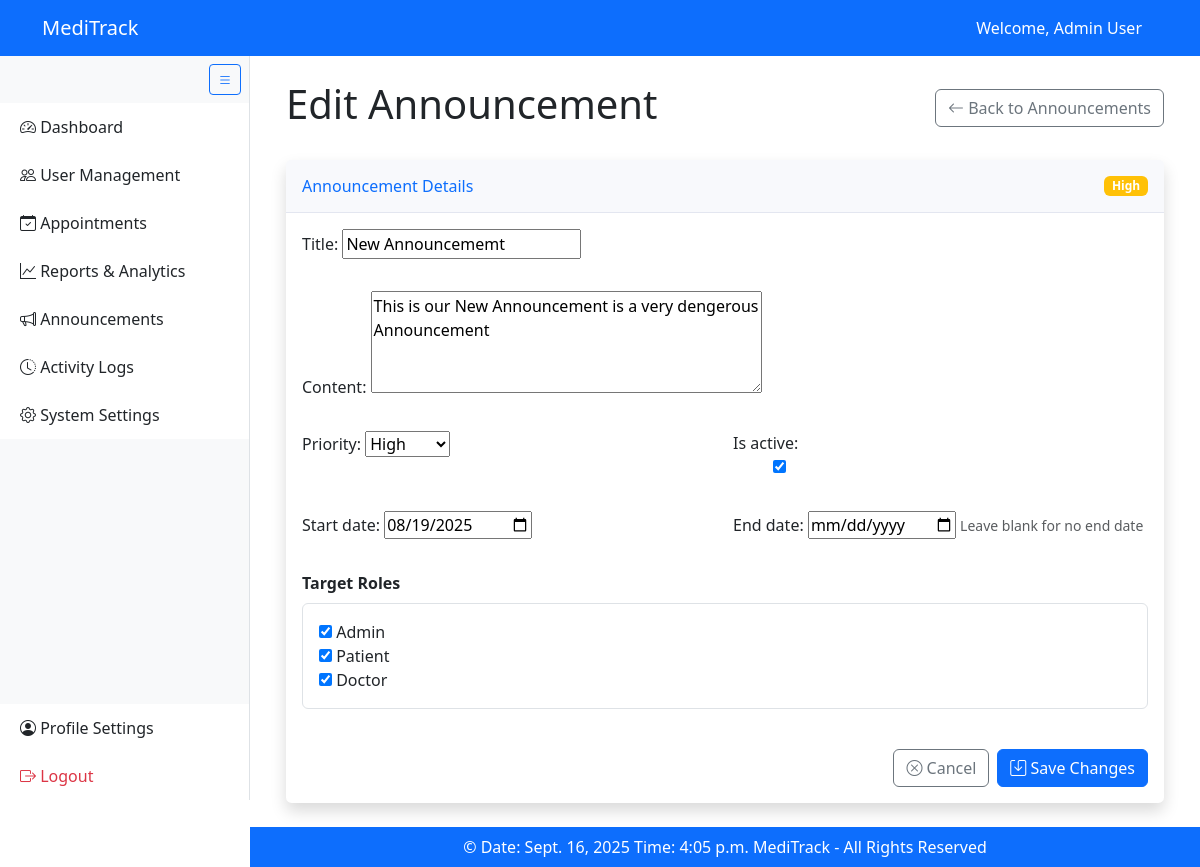
Screenshot of /edit_announcement/3/ (signed in) with the database file from the repository.
### MediTrackApp/models.py (models this page shows, shortened)
class User(AbstractUser):
    ROLE_CHOICES = [
        ("admin", "Admin"),
        ("patient", "Patient"),
        ("doctor", "Doctor"),
    ]
    GENDER_CHOICES = [
        ("M", "Male"),
        ("F", "Female"),
        ("O", "Other"),
    ]
    phone_number = PhoneNumberField(region="PK", blank=True)
    gender = models.CharField(max_length=10, choices=GENDER_CHOICES, blank=True)
    date_of_birth = models.DateField(null=True, blank=True)
    profile_pic = models.ImageField(upload_to="profile_pics/", validators=[validate_file_extension], blank=True, null=True)
    role = models.CharField(max_length=50, choices=ROLE_CHOICES, default="patient")
    is_active = models.BooleanField(default=True)

class Announcement(models.Model):
    PRIORITY_CHOICES = [
        ('low', 'Low'),
        ('medium', 'Medium'),
        ('high', 'High'),
        ('urgent', 'Urgent'),
    ]
    title = models.CharField(max_length=200)
    content = models.TextField()
    created_by = models.ForeignKey(User, on_delete=models.CASCADE)
    created_at = models.DateTimeField(auto_now_add=True)
    updated_at = models.DateTimeField(auto_now=True)
    is_active = models.BooleanField(default=True)
    priority = models.CharField(max_length=10, choices=PRIORITY_CHOICES, default="medium")
    target_roles = models.JSONField(default=list)
    start_date = models.DateField(default=timezone.now)
    end_date = models.DateField(null=True, blank=True)

### MediTrackApp/decorators.py (the view)
        def wrapper(request, *args, **kwargs):
            if not request.user.is_authenticated:
                return redirect('login')
            if request.user.role not in allowed_roles:
                raise PermissionDenied
            return view_func(request, *args, **kwargs)

### MediTrackApp/forms.py (shortened to what this page needs)
class AnnouncementForm(forms.ModelForm):
    target_roles = forms.MultipleChoiceField(
        choices=User.ROLE_CHOICES,
        widget=forms.CheckboxSelectMultiple,
        required=True,
        initial=['admin', 'doctor', 'patient']
    )
    class Meta:
        model = Announcement
        fields = ['title', 'content', 'priority', 'target_roles', 'start_date', 'end_date', 'is_active']
        widgets = {
            'content': forms.Textarea(attrs={'rows': 4}),
            'start_date': forms.DateInput(attrs={'type': 'date'}),
            'end_date': forms.DateInput(attrs={'type': 'date'}),
        }
    def __init__(self, *args, **kwargs):
        self.request = kwargs.pop('request', None)
        super().__init__(*args, **kwargs)
        if self.instance.pk:  # Editing existing announcement
            self.fields['target_roles'].initial = self.instance.target_roles

### MediTrackApp/views.py (called while the page is built)
@login_required
@role_required(["admin"])
def edit_announcement(request, pk):
    announcement = get_object_or_404(Announcement, pk=pk)
    if request.method == 'POST':
        form = AnnouncementForm(
            request.POST, instance=announcement, request=request)
        if form.is_valid():
            form.save()
            messages.success(request, 'Announcement updated successfully!')
            return redirect('announcements')
    else:
        form = AnnouncementForm(instance=announcement, request=request)
    context = {
        'form': form,
        'title': 'Edit Announcement',
        'announcement': announcement
    }
    return render(request, 'admin/edit_announcement.html', context)

### MediTrackApp/templates/admin/edit_announcement.html (shortened to what this page needs)
{% extends 'admin/create_announcements.html' %}
{% block content %}
<div class="container-fluid">
    <div class="d-flex justify-content-between align-items-center mb-4">
        <h1>Edit Announcement</h1>
        <a href="{% url 'announcements' %}" class="btn btn-outline-secondary">
            <i class="bi bi-arrow-left"></i> Back to Announcements
        </a>
    </div>
    <div class="card shadow">
        <div class="card-header py-3 d-flex justify-content-between align-items-center">
            <h6 class="m-0 font-weight-bold text-primary">Announcement Details</h6>
            <span class="badge
                {% if announcement.priority == 'urgent' %}bg-danger
                {% elif announcement.priority == 'high' %}bg-warning
                {% elif announcement.priority == 'medium' %}bg-primary
                {% else %}bg-secondary
                {% endif %}">
                {{ announcement.get_priority_display }}
            </span>
        </div>
        <div class="card-body">
            <form method="post" id="announcementForm">
                <div class="row g-3">
                    <div class="col-md-12">
                        <div class="mb-3">
                            {{ form.title.label_tag }}
                            {{ form.title }}
                        </div>
                    </div>
                    <div class="col-md-12">
                        <div class="mb-3">
                            {{ form.content.label_tag }}
                            {{ form.content }}
                        </div>
                    </div>
                    <div class="col-md-6">
                        <div class="mb-3">
                            {{ form.priority.label_tag }}
                            {{ form.priority }}
                        </div>
                    </div>
                    <div class="col-md-6">
                        <div class="mb-3">
                            {{ form.is_active.label_tag }}
                            <div class="form-check form-switch">
                                {{ form.is_active }}
                            </div>
                        </div>
                    </div>
                    <div class="col-md-6">
                        <div class="mb-3">
                            {{ form.start_date.label_tag }}
                            {{ form.start_date }}
                        </div>
                    </div>
                    <div class="col-md-6">
                        <div class="mb-3">
                            {{ form.end_date.label_tag }}
                            {{ form.end_date }}
                            <small class="text-muted">Leave blank for no end date</small>
                        </div>
                    </div>
                    <div class="col-md-12">
                        <div class="mb-3">
                            <label class="form-label">Target Roles</label>
                            <div class="border p-3 rounded">
                                {{ form.target_roles }}
                            </div>
                        </div>
                    </div>
                </div>
                <div class="d-flex justify-content-end mt-4 gap-2">
                    <a href="{% url 'announcements' %}" class="btn btn-outline-secondary">
                        <i class="bi bi-x-circle"></i> Cancel
                    </a>
                    <button type="submit" class="btn btn-primary">
                        <i class="bi bi-save"></i> Save Changes
                    </button>
                </div>
            </form>
        </div>
    </div>
</div>
{% endblock %}

### templates/base.html (shortened to what this page needs)
{% load static %}
<!DOCTYPE html>
<html lang="en">
<head>
    <link href="https://cdn.jsdelivr.net/npm/bootstrap@5.3.3/dist/css/bootstrap.min.css" rel="stylesheet">
    <link href="https://cdn.jsdelivr.net/npm/bootstrap-icons@1.11.3/font/bootstrap-icons.css" rel="stylesheet">
    <link rel="stylesheet" href="{% static 'CSS/base.css' %}">
    {% block extra_css %}{% endblock %}
</head>
<body>
    <nav class="navbar navbar-dark bg-primary fixed-top" id="main-navbar">
        <div class="container">
            <span class="navbar-brand">MediTrack</span>
            <div>
                {% if user.is_authenticated %}
                    <span class="text-white me-3">Welcome, {{ user.get_full_name }}</span>
                {% else %}
                    <a href="{% url 'login' %}" class="btn btn-outline-light btn-lg me-2">Login</a>
                    <a href="{% url 'register' %}" class="btn btn-outline-light btn-lg">Register</a>
                {% endif %}
            </div>
        </div>
    </nav>
 {% if user.is_authenticated %}
    <div id="sidebar" class="bg-light border-end position-fixed d-flex flex-column">
        <div class="p-2 text-end d-none d-lg-block">
            <button id="sidebarToggle" class="btn btn-sm btn-outline-primary">
                <i class="bi bi-list"></i>
            </button>
        </div>
        <div class="list-group list-group-flush flex-grow-1">
            {% if user.role == 'admin' %}
                 {% include 'partials/admin_sidebar.html' %}
                 {% elif user.role == 'doctor' %}
                 {% include 'partials/doctor_sidebar.html' %}
                 {% elif user.role == 'patient' %}
                 {% include 'partials/patient_sidebar.html' %}
            {% endif %}
            <div class="mt-auto">
                <a href="{% url 'edit_profile' %}" class="list-group-item list-group-item-action">
                    <i class="bi bi-person-circle"></i> <span class="link-text">Profile Settings</span>
                </a>
                <a href="{% url 'logout' %}" class="list-group-item list-group-item-action text-danger">
                    <i class="bi bi-box-arrow-right"></i> <span class="link-text">Logout</span>
                </a>
            </div>
        </div>
    </div>
    {% endif %}
    <div id="main-content" class="p-4 {% if not user.is_authenticated %}full-width{% endif %}">
        {% block content %}{% endblock %}
    </div>
    <footer class="bg-primary text-white text-center py-2 {% if not user.is_authenticated %}full-width{% endif %}" id="main-footer">
        &copy; Date: {% now "DATE_FORMAT" %} Time: {% now "TIME_FORMAT" %} MediTrack - All Rights Reserved
    </footer>
</body>
</html>

### static/css/base.css (style rules this page uses)
#sidebar { width: 250px; top: 56px; bottom: 0; height: calc(100vh - 56px); transition: all 0.3s; z-index: 1000; overflow-y: auto; }
#main-content { margin-left: 250px; padding-top: 80px; padding-bottom: 20px; transition: all 0.3s; min-height: calc(100vh - 56px - 40px); }
#main-footer { margin-left: 250px; transition: all 0.3s; }
#sidebar .list-group-item { border: none; padding: 12px 20px; font-weight: 500; white-space: nowrap; }
body { padding-top: 56px; }

### static/css/admin/announcements.css (style rules this page uses)
.card { border: none; border-radius: 0.35rem; box-shadow: 0 0.15rem 1.75rem 0 rgba(58, 59, 69, 0.15); }
.card-header { background-color: #f8f9fc; border-bottom: 1px solid #e3e6f0; }
.badge { font-size: 0.75rem; font-weight: 600; padding: 0.35em 0.65em; }
#announcementForm .form-label { font-weight: 600; margin-bottom: 0.5rem; }

### rows the page displays
User: get_full_name "Admin User"
Announcement: priority "High", title "New Announcememt", content "This is our New Announcement is a very dengerous Announcement", is_active "☑", start_date "08/19/2025", target_roles "☑ ☑ ☑"
